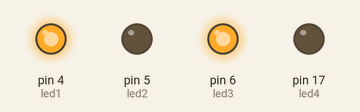
This sketch was run on a simulated Arduino Uno, built with avr-gcc and run on an emulated ATmega328P. On the bench: output pins drawn as LEDs (lit = HIGH).

Above: at 0.3 s.
At 1.6 s:
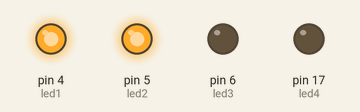
At 3.6 s:
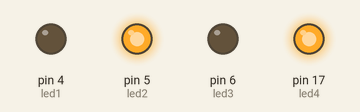
At 4.9 s:
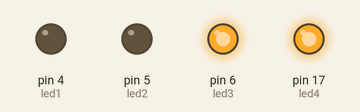
Timing chart, 0 to 6.1 s (numbered marks = the images above):
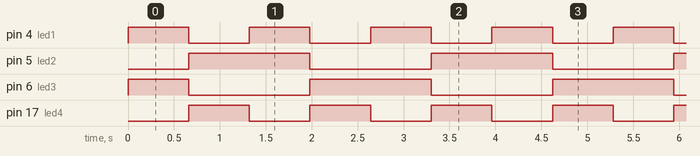

The sketch:

sketch_mar5a_jaylinL.ino
```cpp
// LED pins
const int led1 = 4;
const int led2 = 5;
const int led3 = 6;
const int led4 = 17;

// Variables for controlling patterns
int pattern = 0;
int cycleCount = 0;
const int maxCycles = 12;  // Changes the patterns after the series iterations

void setup() {
    pinMode(led1, OUTPUT);
    pinMode(led2, OUTPUT);
    pinMode(led3, OUTPUT);
    pinMode(led4, OUTPUT);
}

void loop() {
    // Determine pattern based on cycle count
    if (cycleCount >= maxCycles) {
        cycleCount = 0;
        pattern = (pattern + 1) % 4; // Cycle through 4 patterns
    }

    // the LED patterns
    if (pattern == 0) {
        digitalWrite(led1, HIGH);
        digitalWrite(led2, LOW);
        digitalWrite(led3, HIGH);
        digitalWrite(led4, LOW);
    } else if (pattern == 1) {
        digitalWrite(led1, LOW);
        digitalWrite(led2, HIGH);
        digitalWrite(led3, LOW);
        digitalWrite(led4, HIGH);
    } else if (pattern == 2) {
        digitalWrite(led1, HIGH);
        digitalWrite(led2, HIGH);
        digitalWrite(led3, LOW);
        digitalWrite(led4, LOW);
    } else {
        digitalWrite(led1, LOW);
        digitalWrite(led2, LOW);
        digitalWrite(led3, HIGH);
        digitalWrite(led4, HIGH);
    }

    delay(55); // Wait for 500 milliseconds
    cycleCount++; // Increment cycle counter
}
```

Measured:
- by itself, pin 4 (led1), pin 17 (led4): alternates HIGH for 0.66 s and LOW for 0.66 s
- by itself, pin 5 (led2): alternates HIGH for 1.3 s and LOW for 1.3 s
- by itself, pin 6 (led3): repeats every 2.6 s: LOW 1.3 s, HIGH 1.3 s
